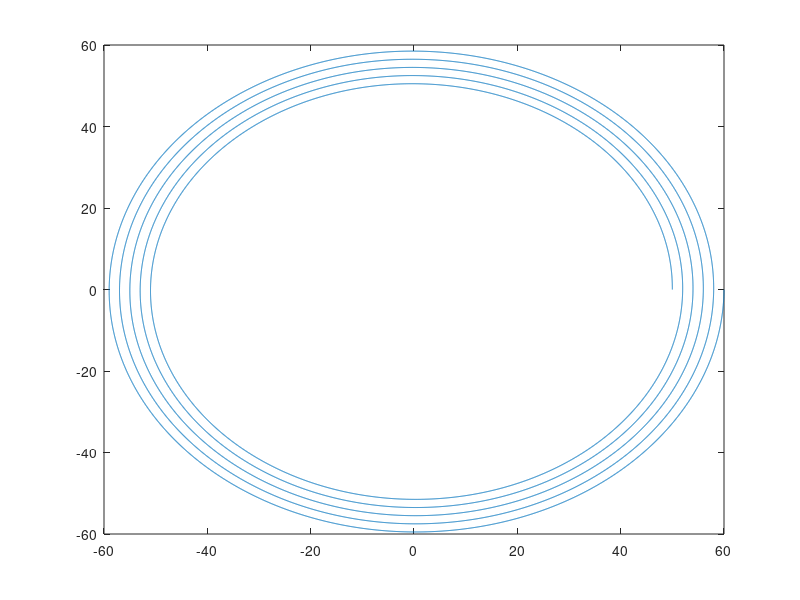

Reproduce this figure in MATLAB.
clear all
clc
%% 螺线管-不变径
% t = [0.2:0.0001:0.3]
% x = 5*cos(t*360*5);
% y = 5*sin(t*360*5);
% z = 5*t;
% plot3(x,y,z)
%% 罗线圈-变径
% t = [0.2:0.0001:0.3]
% x = t.*5.*cos(t.*360.*5);
% y = t.*5.*sin(t.*360.*5);
% z = 5*t;
% plot3(x,y,z)
%% 盘型线圈
% t = [0:0.0001:0.1]
% x = t.*5.*cos(t.*360.*5);
% y = t.*5.*sin(t.*360.*5);
% plot(x,y)
%% 盘型线圈
% n = 4; % 匝数
% t = 2*pi:0.01:2.635*pi;
% x = t./sqrt(2).*cos(t*pi*n);
% y = t/sqrt(2).*sin(t*pi*n);
% plot(x,y)
%% 盘型线圈
n = 5; % 匝数
d = 50; % 内径
a = 2; % 匝间距
t = 0:0.001:2*pi*n;
x = (a*t/(2*pi)+d).*cos(t);
y = (a*t/(2*pi)+d).*sin(t);
plot(x,y)
% hold on
% plot(t,x,t,y)
%% 三维作图
% n = 4; % 匝数
% d = 0; % 内径
% a = 2; % 匝间距
% t = 0:2*pi*n/1000:2*pi*n;
% x = (a*t/(2*pi)+d).*cos(t);
% y = (a*t/(2*pi)+d).*sin(t);
% z = 0*t;
% plot3(x,y,z)
